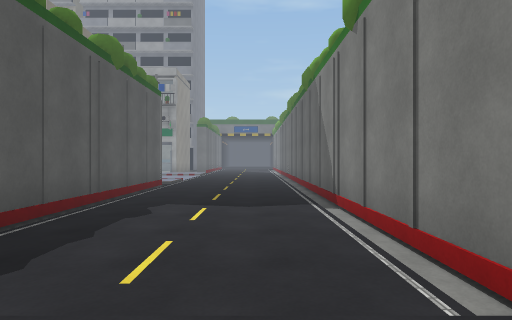
[1] (above)

24 first-person views from a walk through a 3-D level made in the Unity game engine. The camera is 1.4 m above the floor, looks level and sees 75° across. Doors are open. The floor is counted in squares, 2 m on a side. Each view is taken from the middle of a square. On the plan, view 1 faces up. The plan holds only what a view shows up to about 10 squares ahead; the rest is blank. The place goes on beyond the plan. The player is left out. Surface patterns are stand-ins for the level's own textures.

[2]
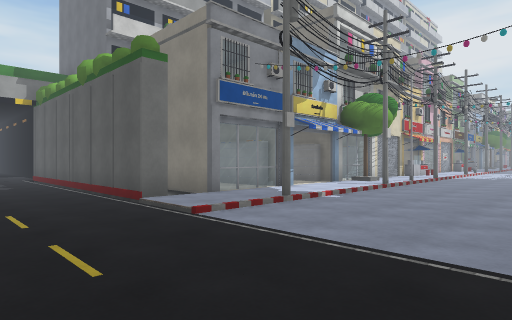

[3]
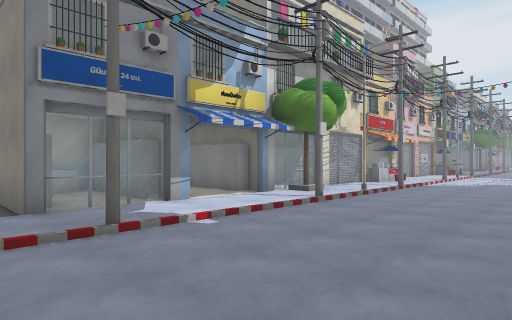

[4]
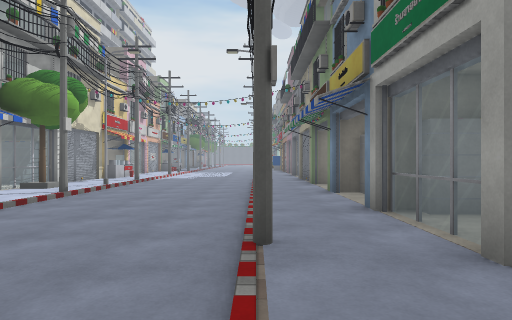

[5]
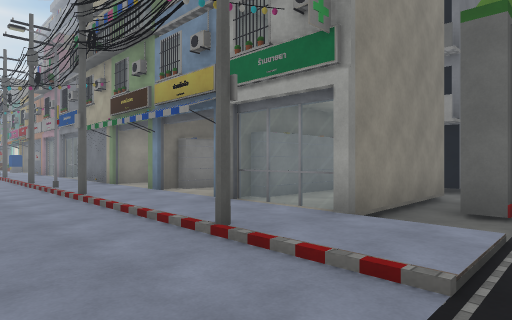

[6]
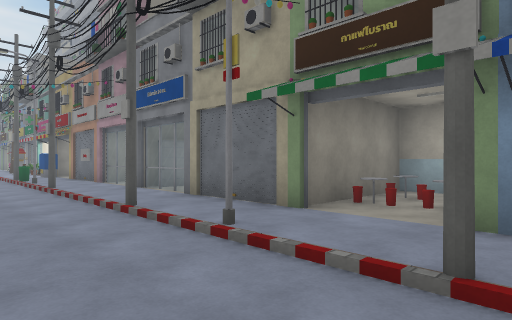

[7]
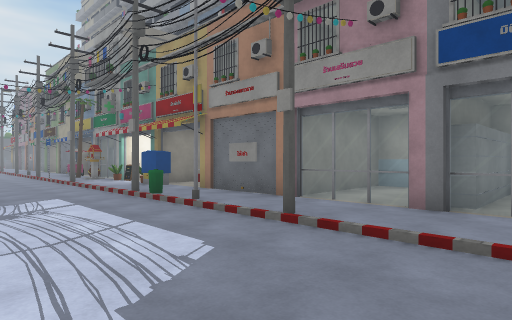

[8]
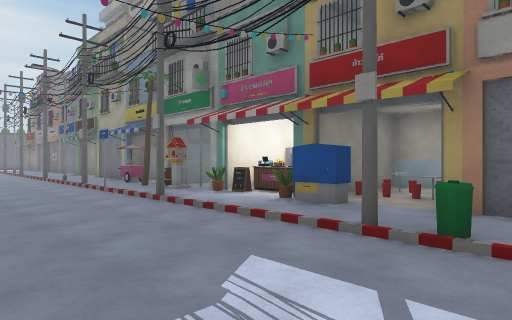

[9]
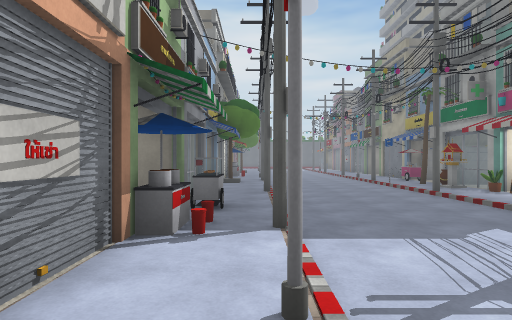

[10]
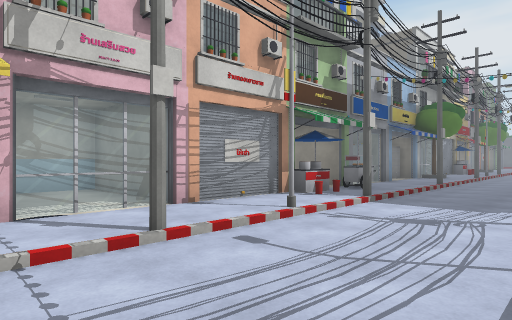

[11]
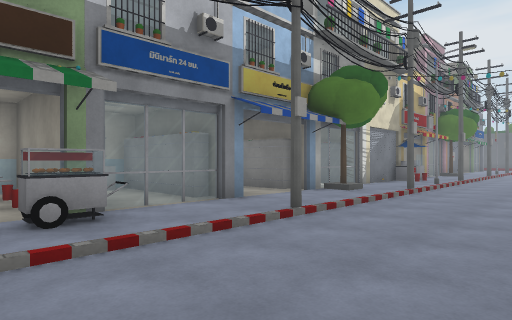

[12]
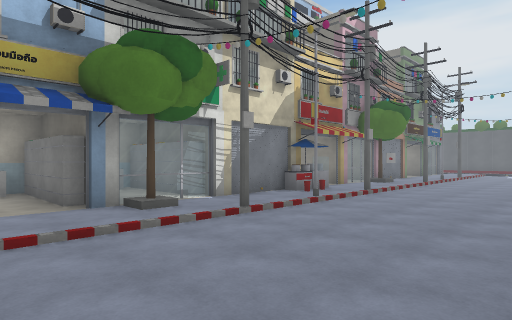

[13]
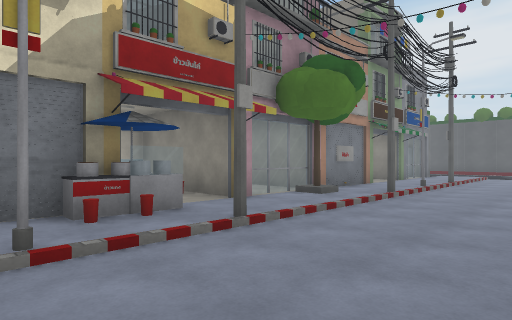

[14]
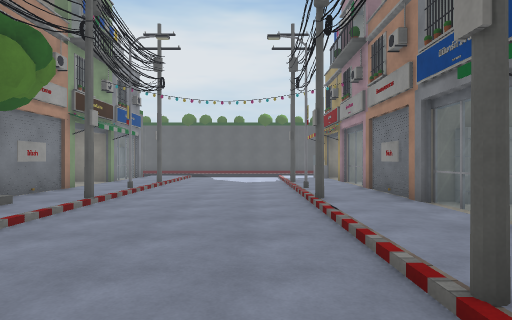

[15]
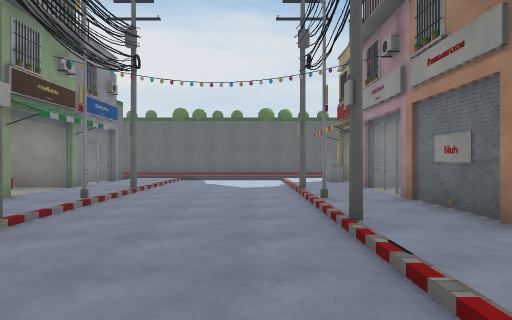

[16]
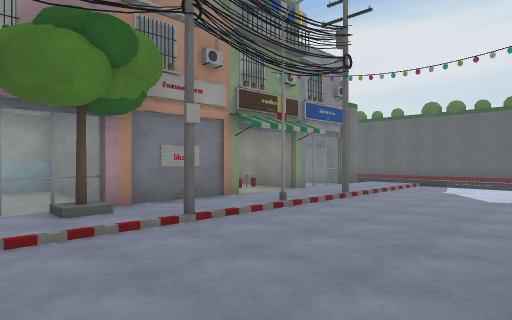

[17]
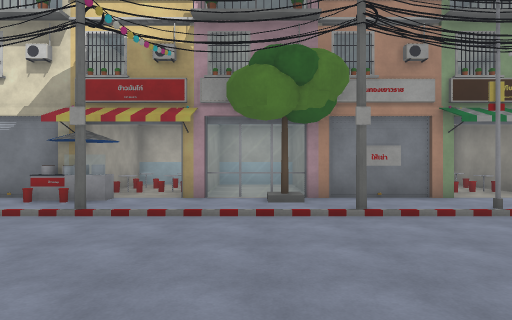

[18]
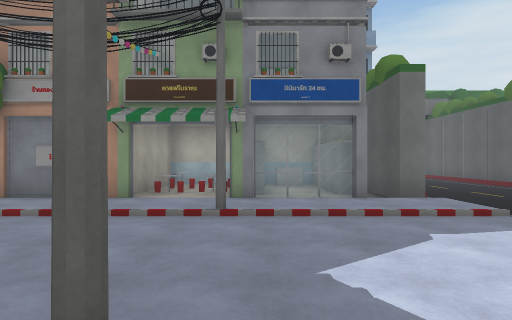

[19]
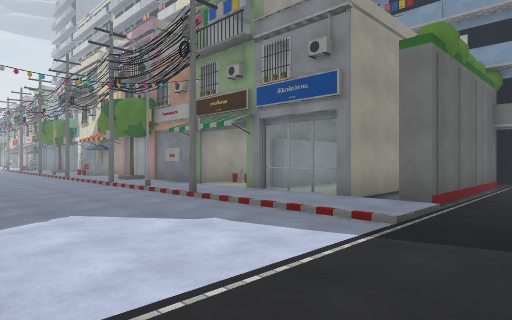

[20]
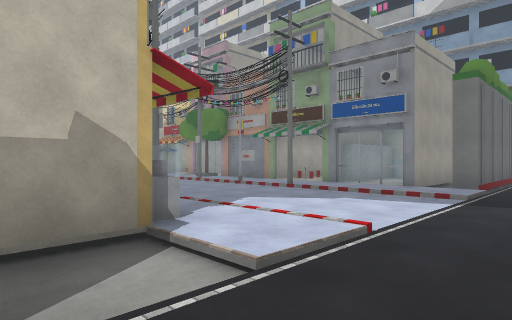

[21]
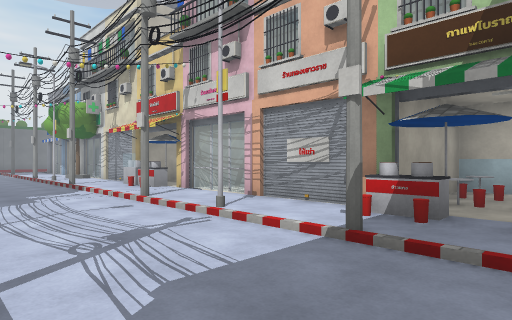

[22]
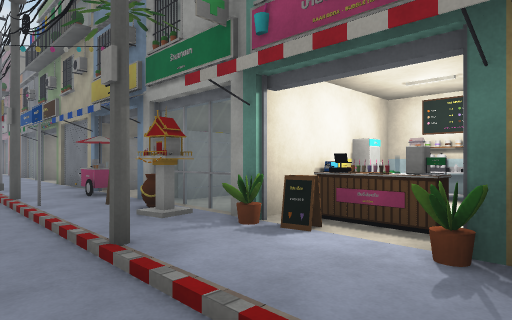

[23]
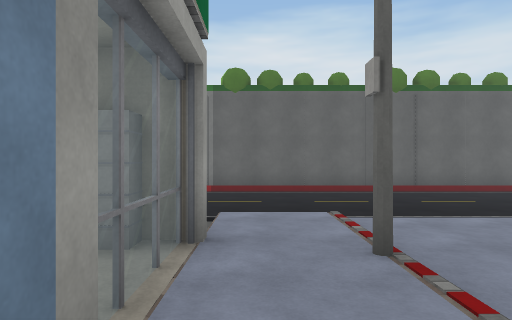

[24]
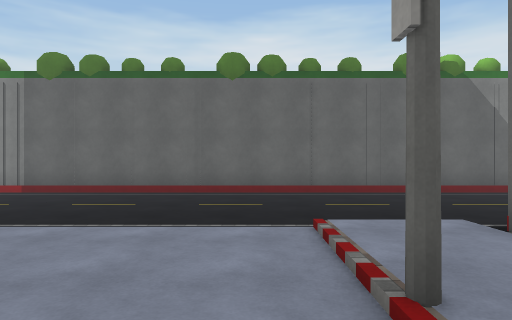

### Floor plan
Key: @ floor where view 1 was taken; # wall or solid block; x gap in a wall; . main floor; : floor 0.25 m higher than the main floor; / step, stairs or slope; D open door; = window, fence, low wall or low ledge; ^ raised ledge; O other object.
Columns run from 46 left of view 1 to 2 right of it. Each row starts with its distance up from view 1.
 18 .  #    O #        ###O ##  O ###  #: # ####    #
 17  ..# #==OO#= :######=#OODDOOO====###:##:==#.....#
 16 ..:==::::::::::::OOOOOO:O:::::::::::::::::::....#
 15 ..////#/O/#///#/O/#O//#O//O/O/#///#/O/#///#/....#
 14 ................................................#
 13 ................................................#
 12 ................................................#
 11 ..::::#:O:::::::O:::::::::::O:#:::::O:#:::::....#
 10 ..//:=::OOO:::#O#=OO::x:OOOOO::O####OO::=:x/....#
  9 ..##=#=#O #=#=# ##:#:##=#=# #==# # ####:#=##....#
  8 ..##:#=#O #:#=   #:#: ###=# #: #      # #:##....#
  7 ..##^# #O #:#    #^#^ ###:# O:        ###^ #....#
  6 ..######O ###    #####  ##O O##         ####....#
  5  .#                                        #....#
  4  ##                                        #....#
  3                                            #....#
  2                                             ....#
  1                                              ...
  0                                               @

Where each view was taken, in squares from view 1:
view 1: 0 up, 0 right, facing up
view 2: 15 up, 0 right, facing down-left
view 3: 15 up, 3 left, facing down-left
view 4: 15 up, 2 left, facing left
view 5: 13 up, 2 left, facing up-left
view 6: 13 up, 8 left, facing up-left
view 7: 12 up, 14 left, facing up-left
view 8: 12 up, 19 left, facing up-left
view 9: 11 up, 17 left, facing left
view 10: 14 up, 15 left, facing down-left
view 11: 14 up, 21 left, facing down-left
view 12: 15 up, 25 left, facing down-left
view 13: 14 up, 30 left, facing down-left
view 14: 14 up, 31 left, facing left
view 15: 14 up, 33 left, facing left
view 16: 15 up, 34 left, facing down-left
view 17: 16 up, 35 left, facing down
view 18: 16 up, 41 left, facing down
view 19: 15 up, 46 left, facing down-right
view 20: 18 up, 46 left, facing down-right
view 21: 14 up, 22 left, facing down-right
view 22: 14 up, 22 left, facing up-left
view 23: 16 up, 7 left, facing right
view 24: 12 up, 6 left, facing right
